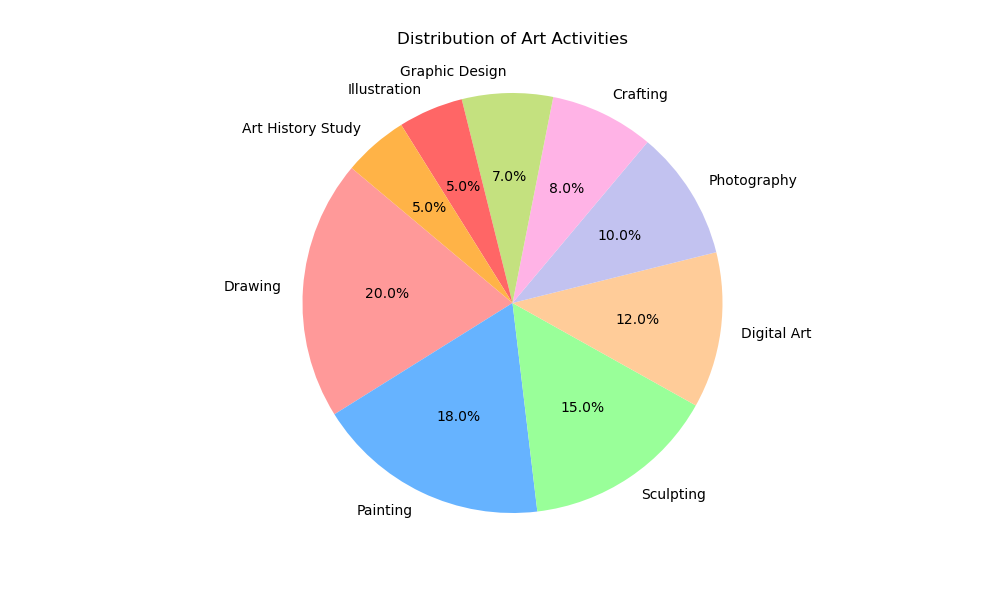

Write the Python code that produced this figure.

import matplotlib.pyplot as plt

# Data to plot
labels = 'Drawing', 'Painting', 'Sculpting', 'Digital Art', 'Photography', 'Crafting', 'Graphic Design', 'Illustration', 'Art History Study'
sizes = [20, 18, 15, 12, 10, 8, 7, 5, 5]
colors = ['#ff9999', '#66b3ff', '#99ff99', '#ffcc99', '#c2c2f0', '#ffb3e6', '#c4e17f', '#ff6666', '#ffb347']

# Plot
plt.figure(figsize=[10, 6])  # Set the width and height of the chart
plt.pie(sizes, labels=labels, colors=colors, autopct='%1.1f%%', startangle=140)
plt.axis('equal')  # Equal aspect ratio ensures that pie is drawn as a circle.
plt.title('Distribution of Art Activities', pad=20)
plt.show()
